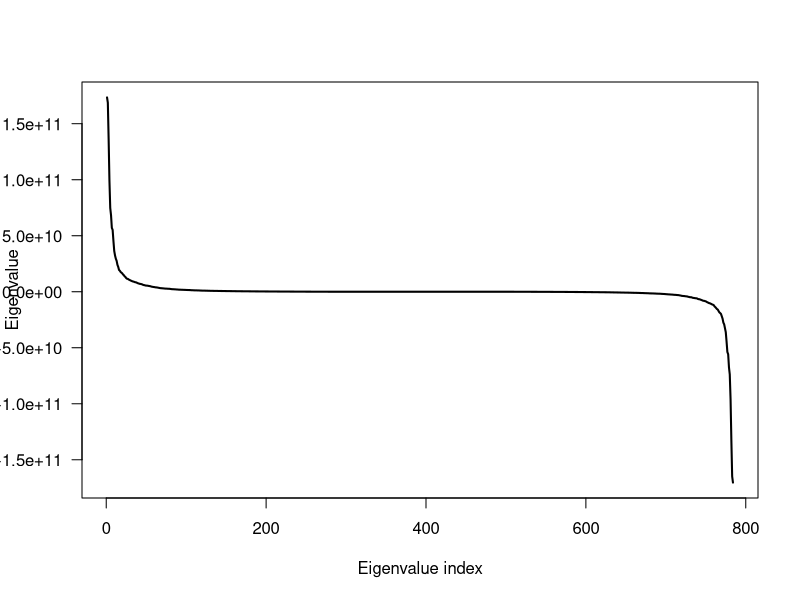
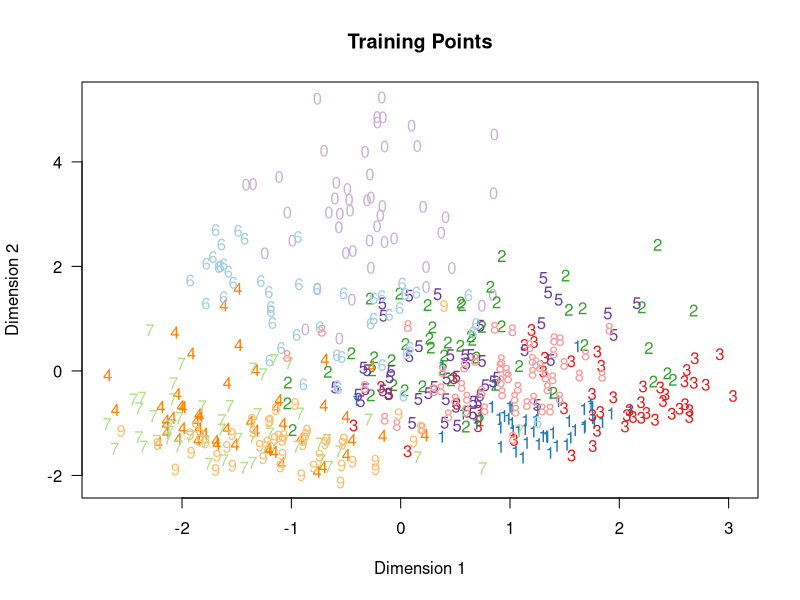
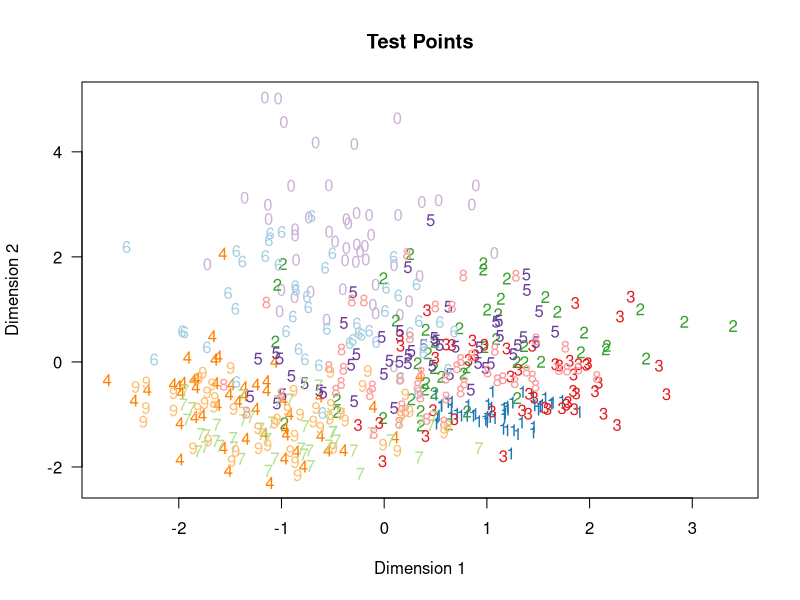
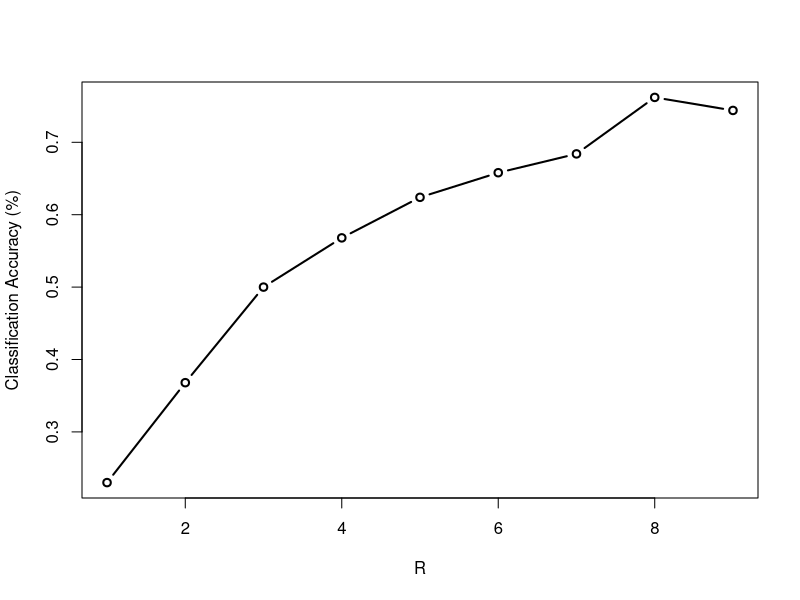

The R source for these figures, in order:
rm(list=ls(all=TRUE))
# read data into memory
training_digits <- read.csv("hw06_mnist_training_digits.csv", header = FALSE)
training_labels <- read.csv("hw06_mnist_training_labels.csv", header = FALSE)
test_digits <- read.csv("hw06_mnist_test_digits.csv", header = FALSE)
test_labels <- read.csv("hw06_mnist_test_labels.csv", header = FALSE)

# get X and y values
X_train <- as.matrix(training_digits)/255
y_train <- training_labels[,1]
X_test <- as.matrix(test_digits)/255
y_test <- test_labels[,1]

# get number of samples, number of features, and number of classes
N <- length(y_train)
D <- ncol(X_train)
U <- length(unique(y_train))

Mode <- function(x) {
  if (is.numeric(x)) {
    x_table <- table(x)
    return(as.numeric(names(x_table)[which.max(x_table)]))
  }
}

submatrix <- matrix(0,N/10,D)
withinClass = array(0,dim = c(D,D,10))
betweenClass = array(0,dim = c(D,D,10))
digitMeans = array(0,dim = c(10,D))

totalMean <- colMeans (X_train)

for (i in 1:U){

#extracting a matrix for each class  
submatrix = X_train[y_train==i,]
digitMeans[i,] = colMeans (submatrix)

withinClass[,,i] = t(as.matrix(submatrix - matrix(digitMeans[i,], N/10, D, byrow = TRUE))) %*% 
                  as.matrix(submatrix - matrix(digitMeans[i,], N/10, D, byrow = TRUE))

betweenClass[,,i] = as.matrix(digitMeans[i,] - totalMean) %*% t(as.matrix(digitMeans[i,] - totalMean))
}

# adding 3rd dimensions together to reach final values
withinMatrix = rowSums(withinClass, dims = 2)
betweenMatrix = 50*rowSums(betweenClass, dims = 2)

# avoid singularity
diag(withinMatrix) <- diag(withinMatrix) + 1e-10

# find the matrix which will yield eigenvalues and eigenvectors
eigenMatrix <- chol2inv(chol(withinMatrix)) %*% betweenMatrix

# calculate the eigenvalues and eigenvectors
decomposition <- eigen(eigenMatrix, symmetric = TRUE)


# plot scree graph
plot(1:D, decomposition$values, 
     type = "l", las = 1, lwd = 2,
     xlab = "Eigenvalue index", ylab = "Eigenvalue")

# calculate two-dimensional training projections
Z <- (X_train - matrix(totalMean, N, D, byrow = TRUE)) %*% decomposition$vectors[,1:2]

# plot two-dimensional training projections
point_colors <- c("#1f78b4", "#33a02c", "#e31a1c", "#ff7f00", "#6a3d9a", "#a6cee3", "#b2df8a", "#fb9a99", "#fdbf6f", "#cab2d6")
plot(Z[,1], Z[,2], type = "p", pch = 19, col = point_colors[y_train], cex = 0,
     main = "Training Points",
     xlab = "Dimension 1", ylab = "Dimension 2", las = 1)
text(Z[,1], Z[,2], labels = y_train %% 10, col = point_colors[y_train])

# calculate two-dimensional test projections
Z_test <- (X_test - matrix(totalMean, N, D, byrow = TRUE)) %*% decomposition$vectors[,1:2]

# plot two-dimensional test projections
point_colors <- c("#1f78b4", "#33a02c", "#e31a1c", "#ff7f00", "#6a3d9a", "#a6cee3", "#b2df8a", "#fb9a99", "#fdbf6f", "#cab2d6")
plot(Z_test[,1], Z_test[,2], type = "p", pch = 19, col = point_colors[y_test], cex = 0,
     main = "Test Points",
     xlab = "Dimension 1", ylab = "Dimension 2", las = 1)
text(Z_test[,1], Z_test[,2], labels = y_test %% 10, col = point_colors[y_test])




#low-dimensional projections from 1 to 9
testdistance = matrix(0,N,N)
classValue = matrix(0,N,1)
accuracy = matrix (0,9,1)

for (R in 1:9){
  
  Z_lowTrain <- (X_train - matrix(totalMean, N, D, byrow = TRUE)) %*% decomposition$vectors[,1:R]
  Z_lowTest <- (X_test - matrix(totalMean, N, D, byrow = TRUE)) %*% decomposition$vectors[,1:R]
  
  for (ntest in 1:N){
    for(ntrain in 1:N){
      testdistance[ntest,ntrain] = sqrt(sum((Z_lowTest[ntest,]-Z_lowTrain[ntrain,])^2))
    }
    
  #find 5-nearest neighbors and their classes to classify test points
   indexMatrix =  order(testdistance[ntest,])
   knnMatrix = indexMatrix[1:5]
   classValue[ntest] = Mode(y_test[knnMatrix])  
  }
  
  accuracy[R] = (1/N)*sum(y_test == classValue)
  
}

# plot accuracy
plot(1:9,accuracy, type="b",ylab = "Classification Accuracy (%)", xlab = "R", pch=1,lwd=2)

